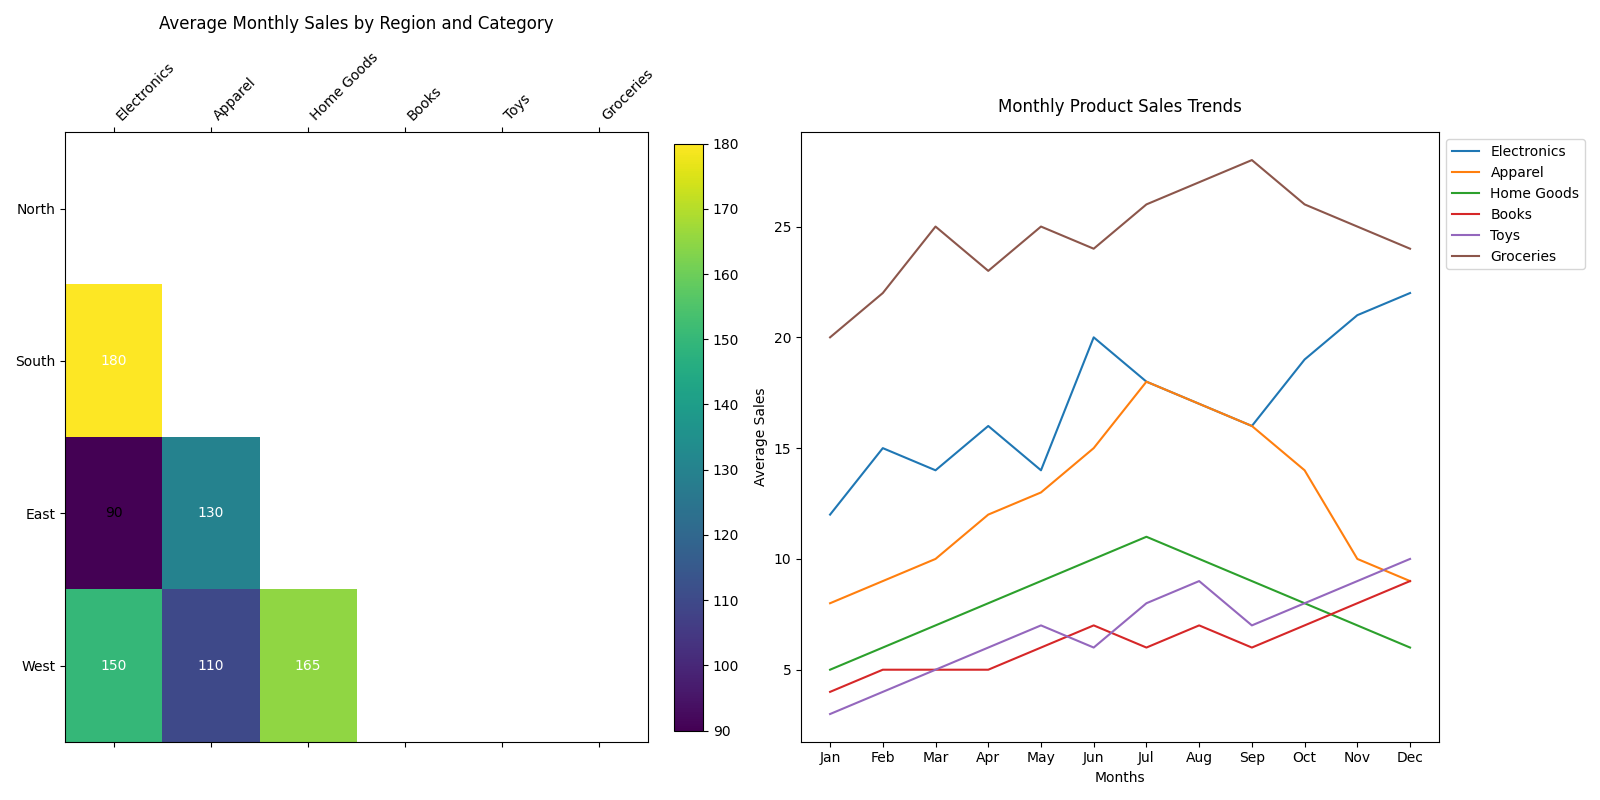

Write Python code to recreate this figure.
import matplotlib.pyplot as plt
import numpy as np
import pandas as pd

# Define regions and product categories
regions = ["North", "South", "East", "West"]
categories = ["Electronics", "Apparel", "Home Goods", "Books", "Toys", "Groceries"]

# Constructing sales data (monthly average sales for each region-category combination)
sales_data = np.array([
    [120, 140, 130, 90, 60, 150],  # North
    [180, 160, 115, 80, 110, 130], # South
    [90, 130, 140, 100, 90, 120],  # East
    [150, 110, 165, 95, 100, 140], # West
])

# Creating some additional data for subplot to show product trends over the months
months = ["Jan", "Feb", "Mar", "Apr", "May", "Jun", "Jul", "Aug", "Sep", "Oct", "Nov", "Dec"]
product_trends = {
    "Electronics": [12, 15, 14, 16, 14, 20, 18, 17, 16, 19, 21, 22],
    "Apparel": [8, 9, 10, 12, 13, 15, 18, 17, 16, 14, 10, 9],
    "Home Goods": [5, 6, 7, 8, 9, 10, 11, 10, 9, 8, 7, 6],
    "Books": [4, 5, 5, 5, 6, 7, 6, 7, 6, 7, 8, 9],
    "Toys": [3, 4, 5, 6, 7, 6, 8, 9, 7, 8, 9, 10],
    "Groceries": [20, 22, 25, 23, 25, 24, 26, 27, 28, 26, 25, 24]
}

# Convert product trends to matrix for heatmap
trend_data = np.array([product_trends[category] for category in categories])

# Create a figure and subplots
fig, (ax1, ax2) = plt.subplots(1, 2, figsize=(16, 8))

# Mask the lower triangle of the data
mask = np.triu(np.ones_like(sales_data, dtype=bool)) # Upper triangle mask

# Plot the main heatmap for regional sales data
cax = ax1.matshow(np.where(mask, np.nan, sales_data), cmap='viridis', aspect='auto')

# Set ticks and labels for the heatmap
ax1.set_xticks(np.arange(len(categories)))
ax1.set_yticks(np.arange(len(regions)))
ax1.set_xticklabels(categories, rotation=45, ha='left')
ax1.set_yticklabels(regions)

# Add color bar
fig.colorbar(cax, ax=ax1, orientation='vertical', fraction=0.046, pad=0.04)
ax1.set_title('Average Monthly Sales by Region and Category', pad=15)

# Annotate heatmap cells with sales values
for i in range(sales_data.shape[0]):
    for j in range(sales_data.shape[1]):
        if not mask[i, j]:
            ax1.text(j, i, f"{sales_data[i, j]:.0f}", ha='center', va='center', 
                     color='white' if sales_data[i, j] > 100 else 'black')

# Plot the product trend over the months
ax2.plot(months, trend_data.T)
ax2.set_title('Monthly Product Sales Trends', pad=15)
ax2.set_xlabel('Months')
ax2.set_ylabel('Average Sales')
ax2.legend(categories, loc='upper left', bbox_to_anchor=(1, 1))

# Improve layout
plt.tight_layout()

# Show the plot
plt.show()
